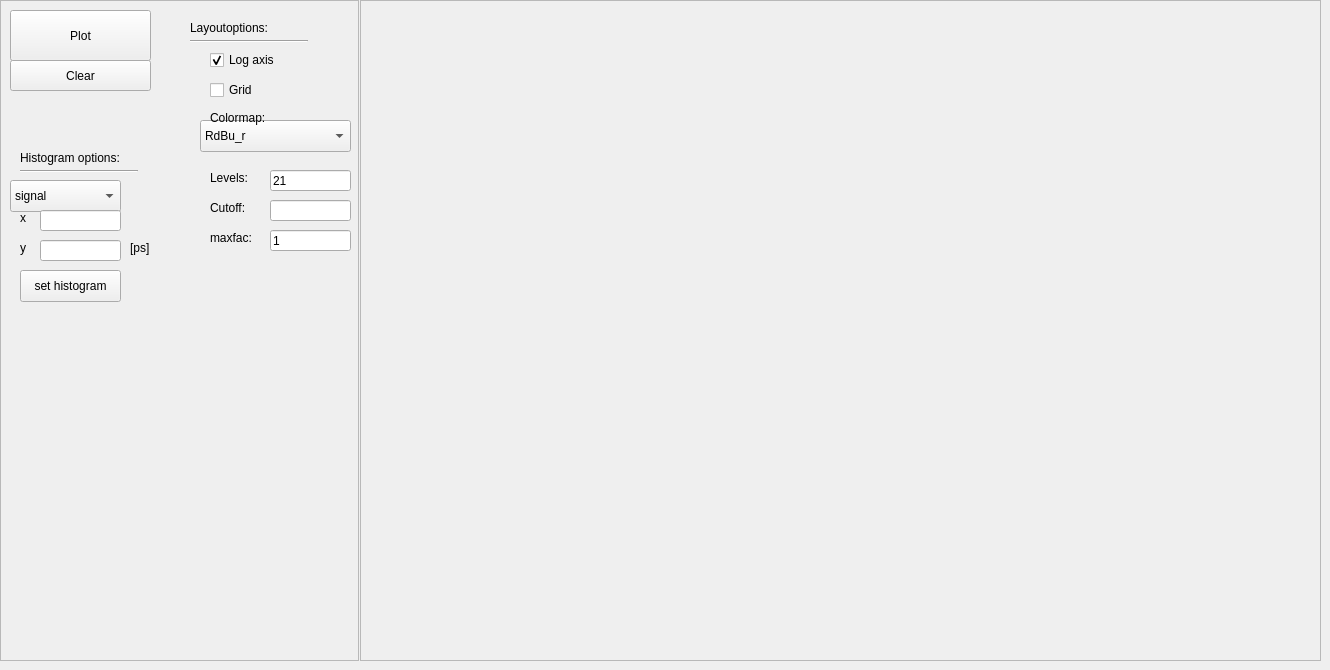
    <widget class="QWidget" name="pageTRIRviewer">
     <widget class="QFrame" name="frame_5">
      <property name="geometry">
       <rect>
        <x>0</x>
        <y>0</y>
        <width>359</width>
        <height>661</height>
       </rect>
      </property>
      <property name="autoFillBackground">
       <bool>true</bool>
      </property>
      <property name="frameShape">
       <enum>QFrame::StyledPanel</enum>
      </property>
      <property name="frameShadow">
       <enum>QFrame::Raised</enum>
      </property>
      <widget class="QPushButton" name="plotbuttonviewer">
       <property name="geometry">
        <rect>
         <x>10</x>
         <y>10</y>
         <width>141</width>
         <height>51</height>
        </rect>
       </property>
       <property name="text">
        <string>Plot</string>
       </property>
      </widget>
      <widget class="QPushButton" name="clearbuttonviewer">
       <property name="geometry">
        <rect>
         <x>10</x>
         <y>60</y>
         <width>141</width>
         <height>31</height>
        </rect>
       </property>
       <property name="text">
        <string>Clear</string>
       </property>
      </widget>
      <widget class="QLabel" name="layoutlabel">
       <property name="geometry">
        <rect>
         <x>190</x>
         <y>20</y>
         <width>101</width>
         <height>16</height>
        </rect>
       </property>
       <property name="text">
        <string>Layoutoptions:</string>
       </property>
      </widget>
      <widget class="QCheckBox" name="Logcheckboxviewer">
       <property name="geometry">
        <rect>
         <x>210</x>
         <y>50</y>
         <width>85</width>
         <height>20</height>
        </rect>
       </property>
       <property name="text">
        <string>Log axis</string>
       </property>
       <property name="checked">
        <bool>true</bool>
       </property>
      </widget>
      <widget class="QComboBox" name="colormapcombobox">
       <property name="geometry">
        <rect>
         <x>200</x>
         <y>120</y>
         <width>151</width>
         <height>32</height>
        </rect>
       </property>
       <item>
        <property name="text">
         <string>RdBu_r</string>
        </property>
       </item>
       <item>
        <property name="text">
         <string>custom</string>
        </property>
       </item>
       <item>
        <property name="text">
         <string>bwr</string>
        </property>
       </item>
       <item>
        <property name="text">
         <string>viridis</string>
        </property>
       </item>
       <item>
        <property name="text">
         <string>seismic</string>
        </property>
       </item>
       <item>
        <property name="text">
         <string>spring</string>
        </property>
       </item>
       <item>
        <property name="text">
         <string>gnuplot</string>
        </property>
       </item>
       <item>
        <property name="text">
         <string>terrain</string>
        </property>
       </item>
      </widget>
      <widget class="Line" name="line_2">
       <property name="geometry">
        <rect>
         <x>190</x>
         <y>40</y>
         <width>118</width>
         <height>3</height>
        </rect>
       </property>
       <property name="orientation">
        <enum>Qt::Horizontal</enum>
       </property>
      </widget>
      <widget class="QLabel" name="cmaplabel">
       <property name="geometry">
        <rect>
         <x>210</x>
         <y>110</y>
         <width>58</width>
         <height>16</height>
        </rect>
       </property>
       <property name="text">
        <string>Colormap:</string>
       </property>
      </widget>
      <widget class="QLabel" name="histlabel">
       <property name="geometry">
        <rect>
         <x>20</x>
         <y>150</y>
         <width>121</width>
         <height>16</height>
        </rect>
       </property>
       <property name="text">
        <string>Histogram options:</string>
       </property>
      </widget>
      <widget class="QComboBox" name="xaxiscombobox">
       <property name="geometry">
        <rect>
         <x>10</x>
         <y>180</y>
         <width>111</width>
         <height>32</height>
        </rect>
       </property>
       <item>
        <property name="text">
         <string>signal</string>
        </property>
       </item>
       <item>
        <property name="text">
         <string>trace</string>
        </property>
       </item>
      </widget>
      <widget class="QLabel" name="xlabel">
       <property name="geometry">
        <rect>
         <x>20</x>
         <y>210</y>
         <width>31</width>
         <height>16</height>
        </rect>
       </property>
       <property name="text">
        <string>x</string>
       </property>
      </widget>
      <widget class="QLabel" name="ylabel">
       <property name="geometry">
        <rect>
         <x>20</x>
         <y>240</y>
         <width>31</width>
         <height>16</height>
        </rect>
       </property>
       <property name="text">
        <string>y</string>
       </property>
      </widget>
      <widget class="Line" name="line_3">
       <property name="geometry">
        <rect>
         <x>20</x>
         <y>170</y>
         <width>118</width>
         <height>3</height>
        </rect>
       </property>
       <property name="orientation">
        <enum>Qt::Horizontal</enum>
       </property>
      </widget>
      <widget class="QLineEdit" name="xhistedit">
       <property name="geometry">
        <rect>
         <x>40</x>
         <y>210</y>
         <width>81</width>
         <height>21</height>
        </rect>
       </property>
       <property name="text">
        <string/>
       </property>
      </widget>
      <widget class="QLineEdit" name="yhistedit">
       <property name="geometry">
        <rect>
         <x>40</x>
         <y>240</y>
         <width>81</width>
         <height>21</height>
        </rect>
       </property>
      </widget>
      <widget class="QLabel" name="pslabel">
       <property name="geometry">
        <rect>
         <x>130</x>
         <y>240</y>
         <width>31</width>
         <height>16</height>
        </rect>
       </property>
       <property name="text">
        <string>[ps]</string>
       </property>
      </widget>
      <widget class="QCheckBox" name="Gridcheckbox">
       <property name="geometry">
        <rect>
         <x>210</x>
         <y>80</y>
         <width>85</width>
         <height>20</height>
        </rect>
       </property>
       <property name="text">
        <string>Grid</string>
       </property>
       <property name="checkable">
        <bool>true</bool>
       </property>
       <property name="checked">
        <bool>false</bool>
       </property>
      </widget>
      <widget class="QPushButton" name="sethistbutton">
       <property name="geometry">
        <rect>
         <x>20</x>
         <y>270</y>
         <width>101</width>
         <height>32</height>
        </rect>
       </property>
       <property name="focusPolicy">
        <enum>Qt::TabFocus</enum>
       </property>
       <property name="autoFillBackground">
        <bool>false</bool>
       </property>
       <property name="styleSheet">
        <string notr="true"/>
       </property>
       <property name="text">
        <string>set histogram</string>
       </property>
      </widget>
      <widget class="QLabel" name="label_2">
       <property name="geometry">
        <rect>
         <x>210</x>
         <y>200</y>
         <width>51</width>
         <height>16</height>
        </rect>
       </property>
       <property name="text">
        <string>Cutoff:</string>
       </property>
      </widget>
      <widget class="QLabel" name="label_3">
       <property name="geometry">
        <rect>
         <x>210</x>
         <y>230</y>
         <width>51</width>
         <height>16</height>
        </rect>
       </property>
       <property name="text">
        <string>maxfac:</string>
       </property>
      </widget>
      <widget class="QLineEdit" name="cutoff">
       <property name="geometry">
        <rect>
         <x>270</x>
         <y>200</y>
         <width>81</width>
         <height>21</height>
        </rect>
       </property>
       <property name="text">
        <string/>
       </property>
      </widget>
      <widget class="QLineEdit" name="maxfacentry">
       <property name="geometry">
        <rect>
         <x>270</x>
         <y>230</y>
         <width>81</width>
         <height>21</height>
        </rect>
       </property>
       <property name="text">
        <string>1</string>
       </property>
      </widget>
      <widget class="QLineEdit" name="levels">
       <property name="geometry">
        <rect>
         <x>270</x>
         <y>170</y>
         <width>81</width>
         <height>21</height>
        </rect>
       </property>
       <property name="text">
        <string>21</string>
       </property>
      </widget>
      <widget class="QLabel" name="label_4">
       <property name="geometry">
        <rect>
         <x>210</x>
         <y>170</y>
         <width>51</width>
         <height>16</height>
        </rect>
       </property>
       <property name="text">
        <string>Levels:</string>
       </property>
      </widget>
     </widget>
     <widget class="QFrame" name="canvasframeviewer">
      <property name="geometry">
       <rect>
        <x>360</x>
        <y>0</y>
        <width>961</width>
        <height>661</height>
       </rect>
      </property>
      <property name="frameShape">
       <enum>QFrame::StyledPanel</enum>
      </property>
      <property name="frameShadow">
       <enum>QFrame::Raised</enum>
      </property>
     </widget>
    </widget>
